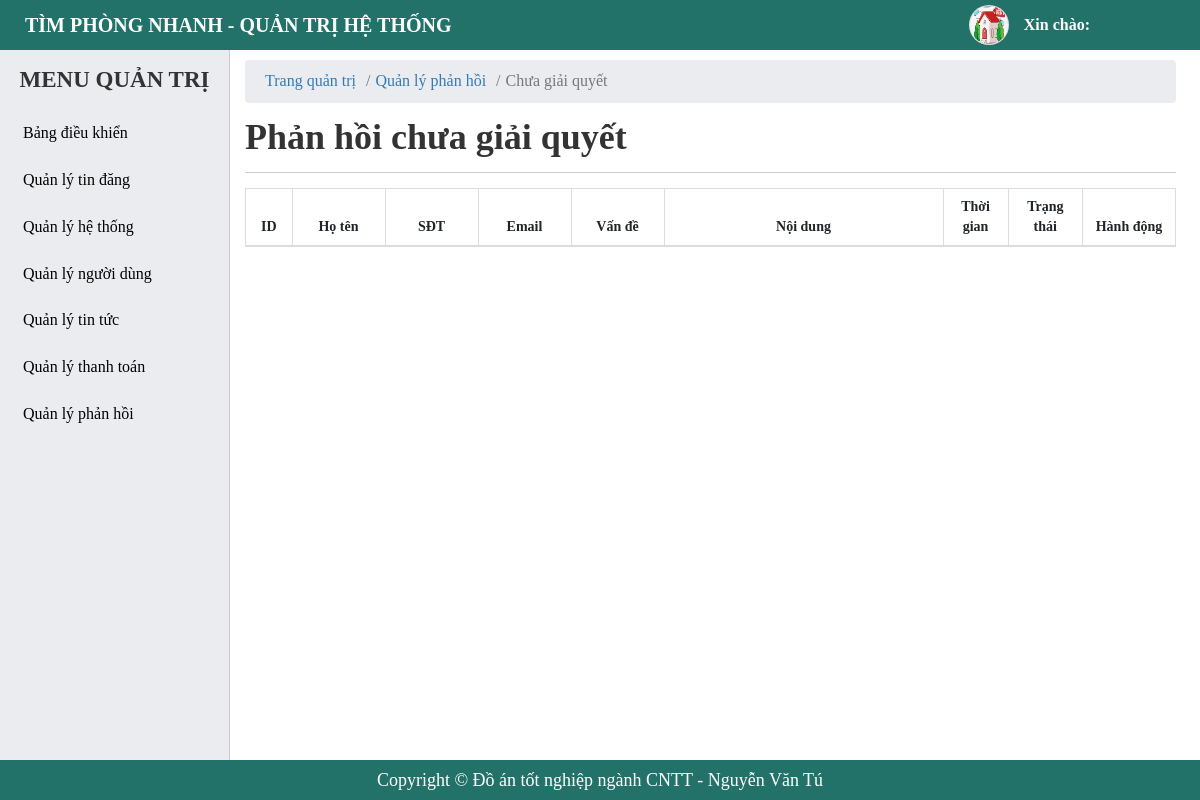
Page /admin/contact-manager-new.php on the earlier database version.
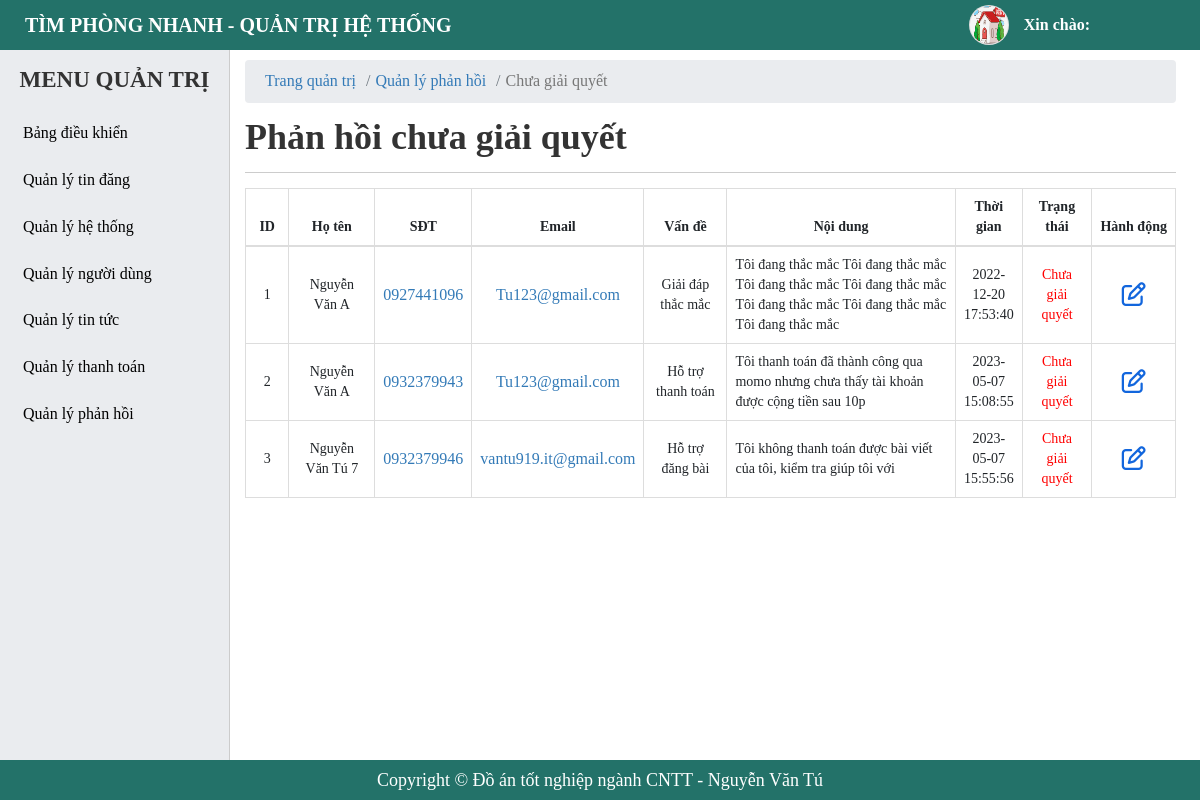
Same page on the later database version.
### tables this page shows
CREATE TABLE `tbl_contact` (
  `id` int(11) NOT NULL,
  `name` varchar(255) NOT NULL,
  `phone` varchar(255) NOT NULL,
  `email` varchar(255) NOT NULL,
  `problem` tinyint(4) NOT NULL COMMENT 'vấn đề',
  `content` text NOT NULL COMMENT 'chi tiết, nội dung',
  `status` tinyint(4) NOT NULL DEFAULT 0,
  `created_at` timestamp NOT NULL DEFAULT current_timestamp()
);

### admin/contact-manager-new.php (the view, shortened to what this page needs)
<?php
    include './include/connect.php';
    $queryCon = $conn->prepare("SELECT * FROM tbl_contact WHERE status = 0");
    $queryCon->execute();
    $resultsCon = $queryCon->fetchAll(PDO::FETCH_OBJ);
?>
<!DOCTYPE html>
<html lang="en">
<head>
    <?php include('include/link-css.php');?>
</head>
<body>
    <?php
     include('include/header.php');
    ?>
    <div id="main">
        <?php
        include('include/sidebar.php');
        ?>
        <div id="main-right">
            <nav aria-label="breadcrumb">
                <ol class="breadcrumb">
                    <li class="breadcrumb-item"><a href="#">Trang quản trị</a></li>
                    <li class="breadcrumb-item"><a href="#">Quản lý phản hồi</a></li>
                    <li class="breadcrumb-item active" aria-current="page">Chưa giải quyết</li>
                </ol>
            </nav>
            <section class="main-right-title">
                <div class="form-title">
                    <h1>Phản hồi chưa giải quyết</h1>
                </div>
            </section>
            <div class="main-right-table">
                <table class="table table-bordered table-post-list" id = "table-manage">
                    <thead>
                        <tr>
                            <th style="width: 5%;" >ID</th>
                            <th style="width: 10%;" >Họ tên</th>
                            <th style="width: 10%;" >SĐT</th>
                            <th style="width: 10%;" >Email</th>
                            <th style="width: 10%;" >Vấn đề</th>
                            <th style="width: 30%;" >Nội dung</th>
                            <th style="width: 7%;" >Thời gian</th>
                            <th style="width: 8%;" >Trạng thái</th>
                            <th style="width: 10%;" >Hành động</th>
                        </tr>
                    </thead>
                    <tbody >
                        <?php foreach ($resultsCon as $key => $value) { ?>
                            <tr>
                                <td><?php echo $key+1 ?></td>
                                <td>
                                    <p><?php echo $value -> name ?></p>
                                </td>
                                <td>
                                    <p><a href="tel:+<?php echo $value -> phone ?>" target="_blank"><?php echo $value -> phone ?></a></p>
                                </td>
                                <td>
                                    <p><a href="mailto:<?php echo $value -> email ?>" target="_blank"><?php echo $value -> email ?></a></p>
                                </td>
                                <td>
                                    <?php if($value -> problem == 1){ ?>
                                        <p>Giải đáp thắc mắc</p>
                                    <?php }if($value -> problem == 2){ ?>
                                        <p>Hỗ trợ đăng bài</p>
                                    <?php }if($value -> problem == 3){ ?>
                                        <p>Hỗ trợ thanh toán</p>
                                    <?php }if($value -> problem == 4){ ?>
                                        <p>Giải quyết khiếu nại</p>
                                    <?php } ?>
                                </td>
                                <td  style="text-align: left; ">
                                    <p><?php echo $value -> content ?></p>
                                </td>
                                <td>
                                    <p><?php echo $value-> created_at?></p>
                                </td>
                                <td>
                                    <p style = "color: red">Chưa giải quyết</p>
                                </td>
                                <td>
                                    <a href="./contact-manager-new.php?id=<?php echo $value -> id ?>" class="btn-setting btn-edit" style = "color: #1266dd;"><i class="fa-regular fa-pen-to-square"></i></a>
                                </td>
                            </tr>
                        <?php } ?>
                    </tbody>
                </table>
            </div>
        </div>
    </div>
    <?php include('include/footer.php');?>
</body>
</html>

Differences in the rows shown:
added tbl_contact: name "Nguyễn Văn A", phone "0927441096", email "Tu123@gmail.com", problem "Giải đáp thắc mắc", content "Tôi đang thắc mắc Tôi đang thắc mắc Tôi đang thắc mắc Tôi đang thắc mắc Tôi đang thắc mắc Tôi đang thắc mắc Tôi đang thắc mắc", created_at "2022-12-20 17:53:40"
added tbl_contact: name "Nguyễn Văn A", phone "0932379943", email "Tu123@gmail.com", problem "Hỗ trợ thanh toán", content "Tôi thanh toán đã thành công qua momo nhưng chưa thấy tài khoản được cộng tiền sau 10p", created_at "2023-05-07 15:08:55"
added tbl_contact: name "Nguyễn Văn Tú 7", phone "0932379946", email "vantu919.it@gmail.com", problem "Hỗ trợ đăng bài", content "Tôi không thanh toán được bài viết của tôi, kiểm tra giúp tôi với", created_at "2023-05-07 15:55:56"
